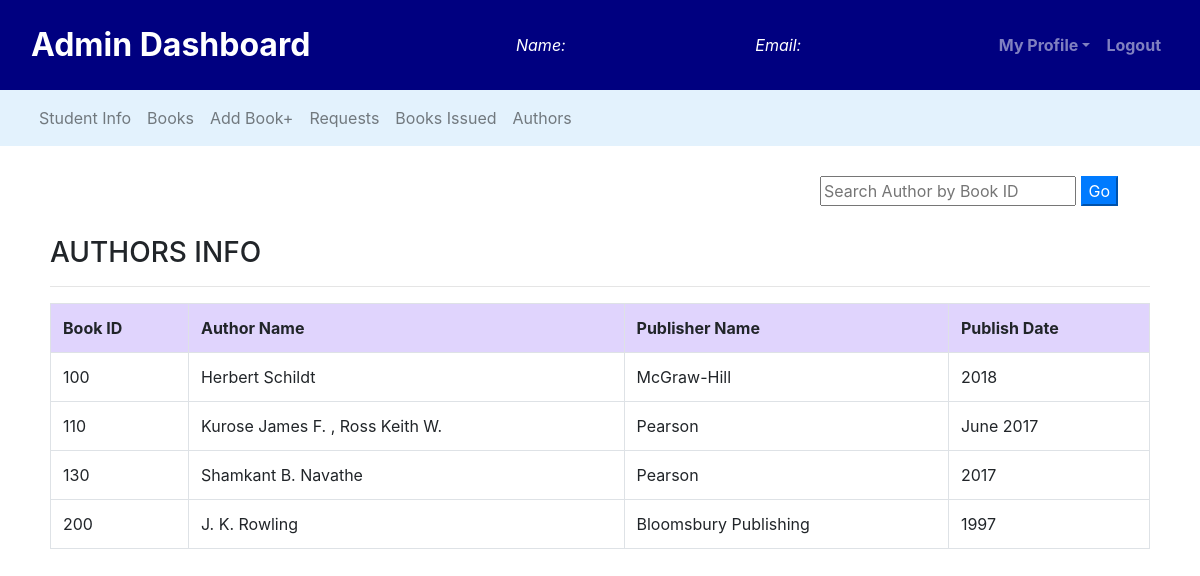
The app's page /admin/author.php with its own data.
### tables this page shows
CREATE TABLE `books` (
  `id` int(5) NOT NULL,
  `bookid` varchar(50) NOT NULL,
  `book_name` varchar(50) NOT NULL,
  `author_name` varchar(50) NOT NULL,
  `pub_name` varchar(50) NOT NULL,
  `pub_year` varchar(50) NOT NULL,
  `copies` varchar(50) NOT NULL,
  `books_image` varchar(500) NOT NULL,
  `c_name` varchar(50) NOT NULL
);

### admin/author.php (the view, shortened to what this page needs)
<?php
$connection = mysqli_connect("localhost","root","");
?>
<!DOCTYPE html>
<html lang="en">
<head>
    <link rel="stylesheet" type="text/css" href="../bootstrap-4.4.1/css/bootstrap.min.css">
</head>
<body>
<nav id="lms" class="navbar navbar-expand-lg navbar-dark ">
		<div class="container-fluid">
			<div class="navbar-header">
				<a class="navbar-brand" href="admin_dashboard.php"><b style ="font-size: xx-large">Admin Dashboard</b></a>
			</div>
			<font style="color: white"><span><em>Name: <?php echo $_SESSION['adminname'];?></em></span></font>
			<font style="color: white"><span><em>Email:<?php echo $_SESSION['adminemail'];?></em></span></font>
			<ul class="nav navbar-nav navbar-right">
				<li class="nav-item dropdown">
					<a class="nav-link dropdown-toggle" data-toggle="dropdown"><b>My Profile</b></a>
				</li>
				<li class="nav-item"><a class="nav-link" href="logout.php"><b>Logout</b></a></li>
			</ul>
		</div>
	</nav>
<nav class="navbar navbar-expand-lg navbar-light" style="background-color: #e3f2fd">
	<div class="container-fluid">
		<ul class="nav navbar-nav navbar-center">
			<li class="nav-item">
				<a href="student_info.php" class="nav-link">Student Info</a>
			</li>
			<li class="nav-item">
				<a href="book_info.php" class="nav-link">Books</a>
			</li>
			<li class="nav-item ">
				<a href="add_book.php" class="nav-link">Add Book+</a>
			</li>
			<li class="nav-item">
				<a href="request.php" class="nav-link">Requests</a>
			</li>
			<li class="nav-item">
				<a href="issue_info.php" class="nav-link">Books Issued</a>
			</li>
            <li class="nav-item">
				<a href="author.php" class="nav-link">Authors</a>
			</li>
		</ul>
	</div>
</nav>
    <div class="row">
<div class="col-md-4"></div>
<div class="col-md-4"></div>
<div class="col-md-4"style="margin-top:30px" >
    <form action="" class="navbar-form " method="post" name="form1">
        <div>
            <input   type="text" name="search" placeholder="Search Author by Book ID">
            <input type="submit" name="submit" value="Go" class=" btn-default btn-primary">
        </div>
    </form>
</div>
    </div>
    <div  style = "margin: 30px 50px 10px 50px"><h3>AUTHORS INFO<hr></h3>
    <?php
          if(isset($_POST["submit"]))
		  {
			$res = mysqli_query($connection, "call  getAuthors('$_POST[search]')");
			if(mysqli_num_rows($res)==0)
			{
				echo "Enter valid Bookid";
			}
			else
			{
			echo "<table class='table table-bordered'>";
			echo "<tr style='background-color: #a07ef954'>";
			echo "<th>"; echo "Book ID"; echo "</th>";
			echo "<th>"; echo "Author Name"; echo "</th>";
			echo "<th>"; echo "Publisher Name"; echo "</th>";
			echo "<th>"; echo "Publish Date"; echo "</th>";
			echo "</tr>";
			while($row = mysqli_fetch_assoc($res)){
				echo "<tr>";
				echo "<td>"; echo $row["bookid"]; echo "</td>";
				echo "<td>"; echo $row["author_name"]; echo "</td>";
				echo "<td>"; echo $row["pub_name"]; echo "</td>";
				echo "<td>"; echo $row["pub_year"]; echo "</td>";
			}
		}
	}
         else{
         $res = mysqli_query($connection, "select * from books");
		 echo "<table class='table table-bordered'>";
		 echo "<tr style='background-color: #a07ef954'>";
		 echo "<th>"; echo "Book ID"; echo "</th>";
		 echo "<th>"; echo "Author Name"; echo "</th>";
		 echo "<th>"; echo "Publisher Name"; echo "</th>";
		 echo "<th>"; echo "Publish Date"; echo "</th>";
		 echo "</tr>";
		 while($row = mysqli_fetch_assoc($res)){
			 echo "<tr>";
			 echo "<td>"; echo $row["bookid"]; echo "</td>";
			 echo "<td>"; echo $row["author_name"]; echo "</td>";
			 echo "<td>"; echo $row["pub_name"]; echo "</td>";
			 echo "<td>"; echo $row["pub_year"]; echo "</td>";
		 }
		}
        ?>

### admin/author.php (style rules this page uses)
#lms { background-color: #000080; height: 90px; }

### records on screen
books: bookid "100", author_name "Herbert Schildt", pub_name "McGraw-Hill", pub_year "2018"
books: bookid "110", author_name "Kurose James F. , Ross Keith W.", pub_name "Pearson", pub_year "June 2017"
books: bookid "130", author_name "Shamkant B. Navathe", pub_name "Pearson", pub_year "2017"
books: bookid "200", author_name "J. K. Rowling", pub_name "Bloomsbury Publishing", pub_year "1997"
